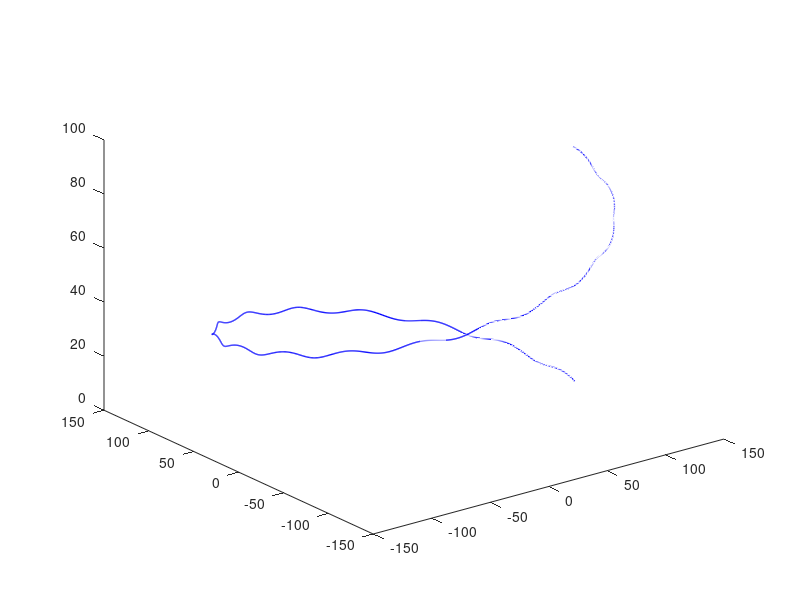

Recreate this plot in MATLAB. (Note: this script raises an error after producing the figure.)
% Spirals2
clear
clc

R0 = 137; % 137; % 10
r0 = 1.0; % 1.2
Omega0 = 100;

n = 17.34; % 20; r cycles in R cycles
loops = 1;
t = 0:0.005:loops*2*pi;
c = 1;
v = 0.1*c;
gamma = 1/sqrt(1 - v^2/c^2);

R = R0/gamma;
r = r0/gamma;

X = R*cos(t);
Y = R*sin(t);
Z = R*v*t*gamma;

x = X + r.*cos(n*t).*cos(t);
y = Y + r.*cos(n*t).*sin(t);
z = Z + r.*sin(n*t);

% R^2 + 
% x = (R + r.*cos(n*t)).*cos(t);
% y = (R + r.*cos(n*t)).*sin(t);
% z = (r.*sin(n*t) + R*v*t*gamma);


figure(14)
plot3(x, y, z, 'b-','LineWidth',1)
hold on
plot3(X, Y, Z, '-','LineWidth',3, 'Color',[1.0, 0.0, 0.0, 0.3])
hold off

xlabel('X')
ylabel('Y')
zlabel('Z')

% axis equal
axis(1.2*[-R0 R0 -R0 R0 -1 max(Z)])
grid on
